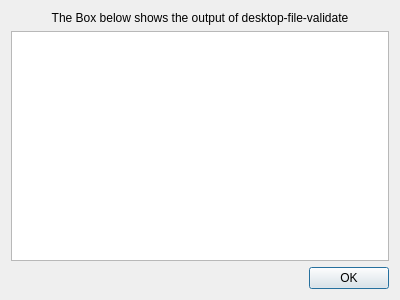
<?xml version="1.0" encoding="UTF-8"?>
<ui version="4.0">
 <class>ValidationDialog</class>
 <widget class="QDialog" name="ValidationDialog">
  <property name="geometry">
   <rect>
    <x>0</x>
    <y>0</y>
    <width>400</width>
    <height>300</height>
   </rect>
  </property>
  <property name="windowTitle">
   <string>Validate</string>
  </property>
  <layout class="QVBoxLayout" name="verticalLayout">
   <item>
    <widget class="QLabel" name="label">
     <property name="text">
      <string>The Box below shows the output of desktop-file-validate</string>
     </property>
     <property name="alignment">
      <set>Qt::AlignCenter</set>
     </property>
    </widget>
   </item>
   <item>
    <widget class="QPlainTextEdit" name="output_box">
     <property name="lineWrapMode">
      <enum>QPlainTextEdit::NoWrap</enum>
     </property>
     <property name="readOnly">
      <bool>true</bool>
     </property>
     <property name="plainText">
      <string notr="true"/>
     </property>
    </widget>
   </item>
   <item>
    <widget class="QDialogButtonBox" name="buttonBox">
     <property name="orientation">
      <enum>Qt::Horizontal</enum>
     </property>
     <property name="standardButtons">
      <set>QDialogButtonBox::Ok</set>
     </property>
    </widget>
   </item>
  </layout>
 </widget>
 <resources/>
 <connections>
  <connection>
   <sender>buttonBox</sender>
   <signal>accepted()</signal>
   <receiver>ValidationDialog</receiver>
   <slot>accept()</slot>
   <hints>
    <hint type="sourcelabel">
     <x>248</x>
     <y>254</y>
    </hint>
    <hint type="destinationlabel">
     <x>157</x>
     <y>274</y>
    </hint>
   </hints>
  </connection>
  <connection>
   <sender>buttonBox</sender>
   <signal>rejected()</signal>
   <receiver>ValidationDialog</receiver>
   <slot>reject()</slot>
   <hints>
    <hint type="sourcelabel">
     <x>316</x>
     <y>260</y>
    </hint>
    <hint type="destinationlabel">
     <x>286</x>
     <y>274</y>
    </hint>
   </hints>
  </connection>
 </connections>
</ui>
